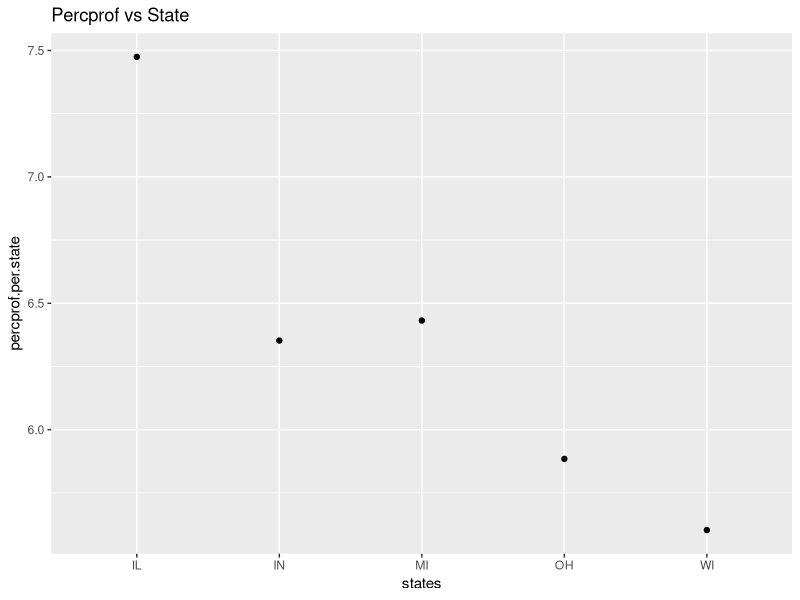
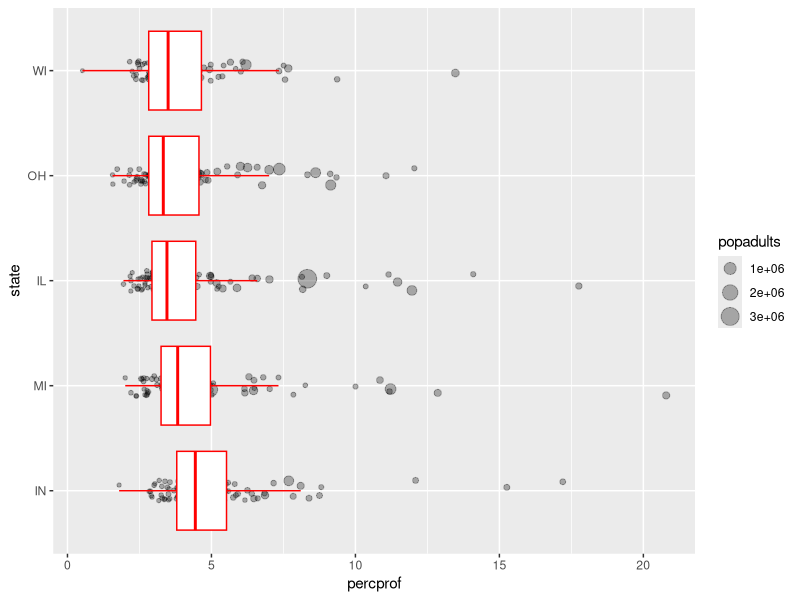
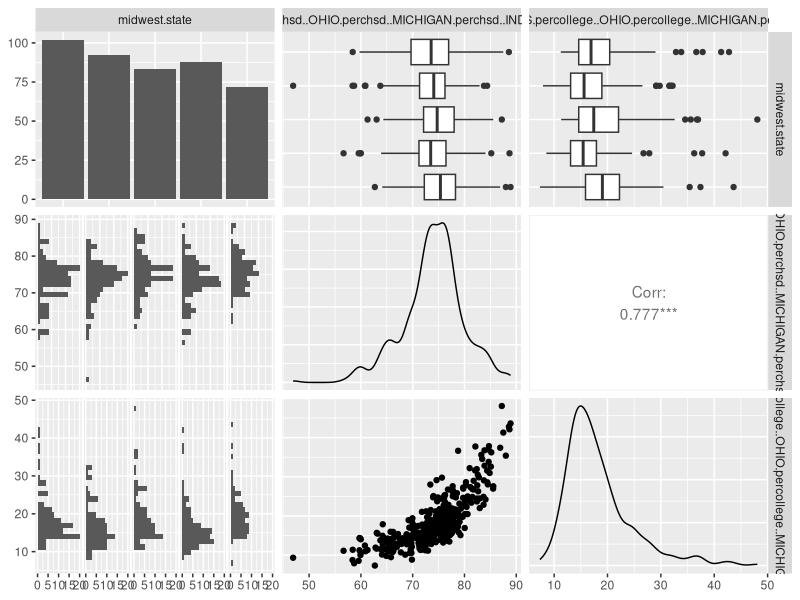
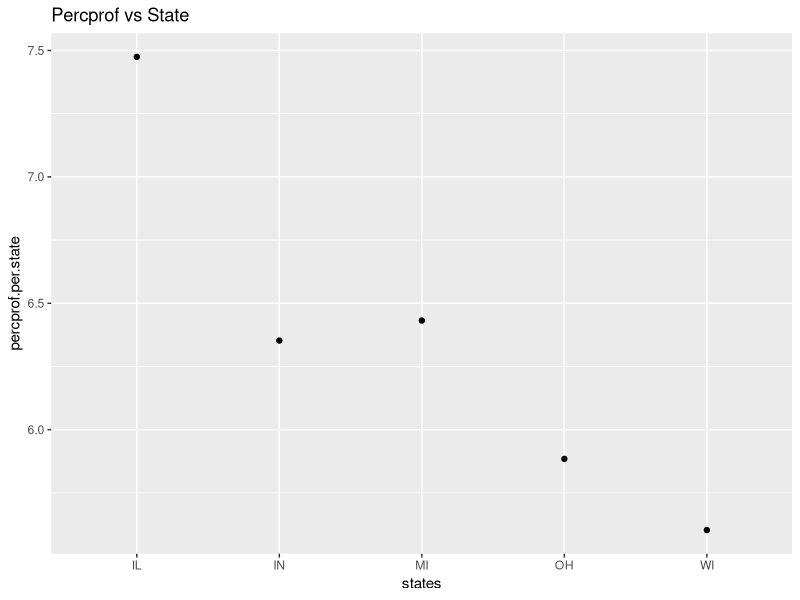
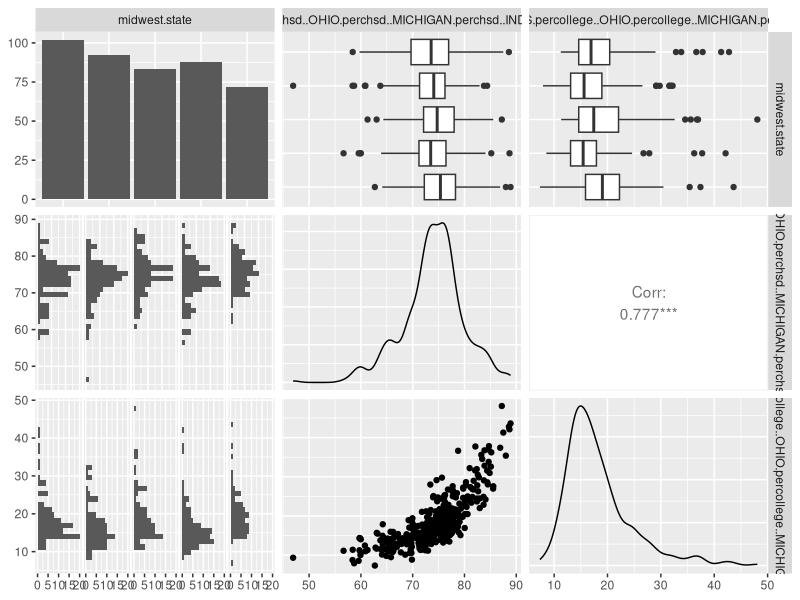
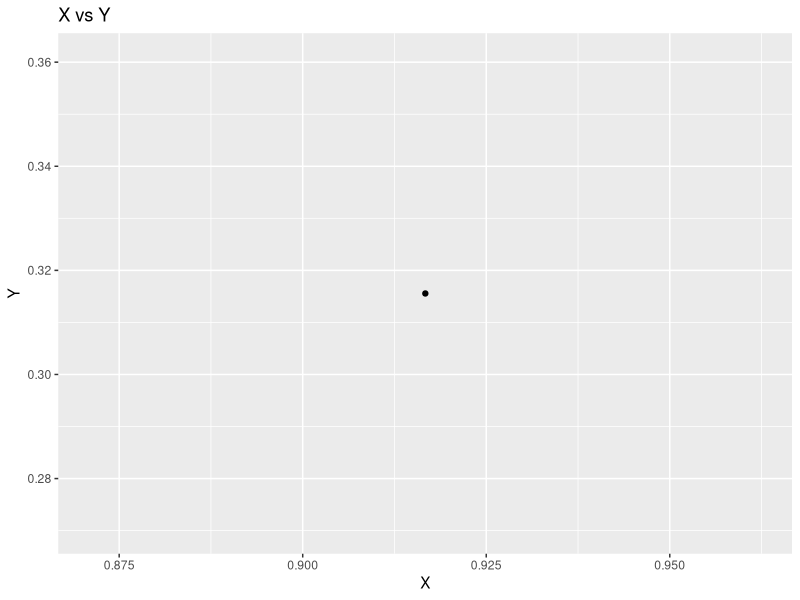
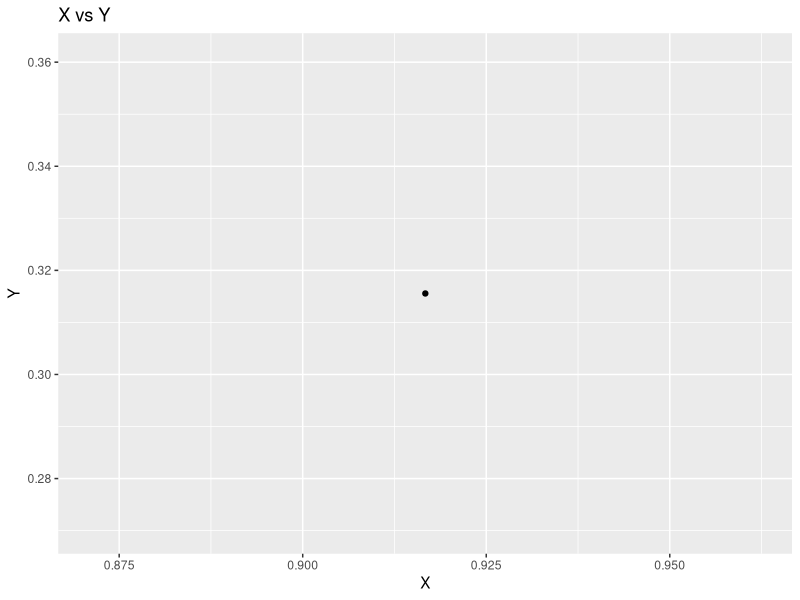
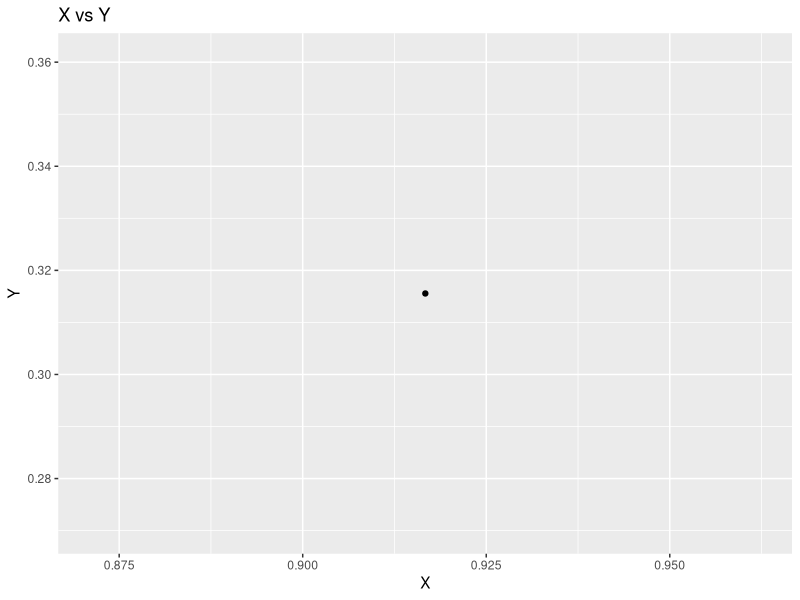

The R script that drew these images, in order: (Note: this script raises an error after producing the figures.)
##GT account name : mzr3
# -------------------------------------------------------------
library(ggplot2)
data(midwest)
library(GGally)

# Handling datas ------------------------------------------------

names(midwest)
summary(midwest)

# Question 1 : Relationship description between states and percentage of employments --------------------

# Creation of subset for each state
ILLINOIS = subset(midwest, midwest$state == 'IL')
OHIO = subset(midwest, midwest$state == 'OH')
MICHIGAN = subset(midwest, midwest$state == 'MI')
INDIANA = subset(midwest, midwest$state == 'IN')
WISCONSIN = subset(midwest, midwest$state == 'WI')

#Compute the formula allowing to normalize according to state
perctotprof_IL_1 = sum(ILLINOIS$percprof * ILLINOIS$popadults)/(sum(ILLINOIS$popadults))
perctotprof_OH_1 = sum(OHIO$percprof * OHIO$popadults)/(sum(OHIO$popadults))
perctotprof_MI_1 = sum(MICHIGAN$percprof * MICHIGAN$popadults)/(sum(MICHIGAN$popadults))
perctotprof_IN_1 = sum(INDIANA$percprof * INDIANA$popadults)/(sum(INDIANA$popadults))
perctotprof_WI_1 = sum(WISCONSIN$percprof * WISCONSIN$popadults)/(sum(WISCONSIN$popadults))

#Plotting the result
a = c('IL','OH','MI','IN','WI')
arr = c(perctotprof_IL_1,perctotprof_OH_1,perctotprof_MI_1,perctotprof_IN_1,perctotprof_WI_1)
dataframe = data.frame(states = a,percprof.per.state = arr)

qplot(x = states,
      y = percprof.per.state,
      data = dataframe,
      main = "Percprof vs State")
ggsave('plot_question1.png',width = 5,height = 5)

# Display a boxplot and a scatter plot
p <- ggplot(midwest, aes(reorder(state, -percprof, mean), percprof))
p1 <- p + geom_point(position = position_jitter(width = 0.1),aes(size=popadults), alpha = 0.3)
p1 + geom_boxplot(outlier.colour = NA, color = 'red') +
    coord_flip() +
    scale_x_discrete("state")

#Question 2 :  Relationship description between states, percentage of people with a high school diploma and the percentage of college educated population--------------------
#Display a pair wise plot with GGpais function from GGaly library
data2 = data.frame(midwest$state,
                   c(ILLINOIS$perchsd,OHIO$perchsd,MICHIGAN$perchsd,
                                   INDIANA$perchsd,WISCONSIN$perchsd),
                   c(ILLINOIS$percollege,OHIO$percollege,MICHIGAN$percollege,
                     INDIANA$percollege,WISCONSIN$percollege))
ggpairs(data2)
ggsave('pairplot_question2.png',width = 20,height = 20)

# Question 4 : Random Scatterplot-----------------------------------------------------------------

# Save the size of each file after the genration of the image with i random points
pdf = c()
ps = c()
png = c()
jpg = c()
N = 100000
for (i in seq(1,N, by = 500)){
  X = runif(i, min = 0, max = 1)
  Y = runif(i, min = 0, max = 1)
  qplot(x = X,
        y = Y,
        main = "X vs Y")
  ggsave("last_plot.ps",width = 5,height = 5)
  s_ps = file.info('last_plot.ps')
  ps = c(ps,s_ps[1])
  ggsave("last_plot.png",width = 5,height = 5)
  s_png = file.info('last_plot.png')
  png = c(png,s_png[1])
  ggsave("last_plot.pdf",width = 5,height = 5)
  s_pdf = file.info('last_plot.pdf')
  pdf = c(pdf,s_pdf[1])
  ggsave("last_plot.jpeg",width = 5,height = 5)
  s_jpeg = file.info('last_plot.jpeg')
  jpg = c(jpg,s_jpeg[1])
}

# Question 4 :  Plot the results -------------------------------

x_grid = seq(1,N, by = 500)
R = stack(list('format = ps' = ps,
               'format = png' = png,
               'format = pdf' = pdf,
               'format = jpeg' = jpg))
names(R) = c("y", "format");
R$x = x_grid
qplot(x,
      y,
      color = format,
      lty = format,
      geom = "line",
      data = R,
      main = "File size for different formats",
      xlab = "N",
      ylab = "Size in bytes")


# Question 5 : Relationship inside Diamonds dataset-----------------------

data("diamonds")
# Bar Chart for color
ggplot(diamonds ,aes(x = color)) +
  geom_bar() +
  ggtitle(label = "Bar chart of color in diamonds dataset")
ggsave("bar_chart_color.png",width = 5,height = 5)
# Histogram for carat
ggplot(diamonds ,aes(x = carat)) +
  geom_histogram(binwidth = .2) +
  ggtitle(label = "Histogram of carat in diamonds dataset")
ggsave("histogram_carat.png",width = 5,height = 5)
# Smoothed Histogram for price
ggplot(diamonds, aes(x = price, y = ..density..)) +
  geom_histogram(binwidth = 1000) +
  geom_density(size = .5, color = "red")+
  ggtitle(label = "Histogram of price in diamonds dataset")
ggsave("histogram_price.png",width = 5,height = 5)

# Question 5 : Pairplot ----------------
# Display the three way relationship between the 3 variables
data = data.frame(diamonds$color,diamonds$price,diamonds$carat)
ggpairs(data)
ggsave("pairplot.png",width = 30,height = 30)

qplot(x = carat,
      y = price,
      data = diamonds,
      color = color,
      main = "Price by Carat")

ggsave("pricebycarat.png",width = 5,height = 5)

  
